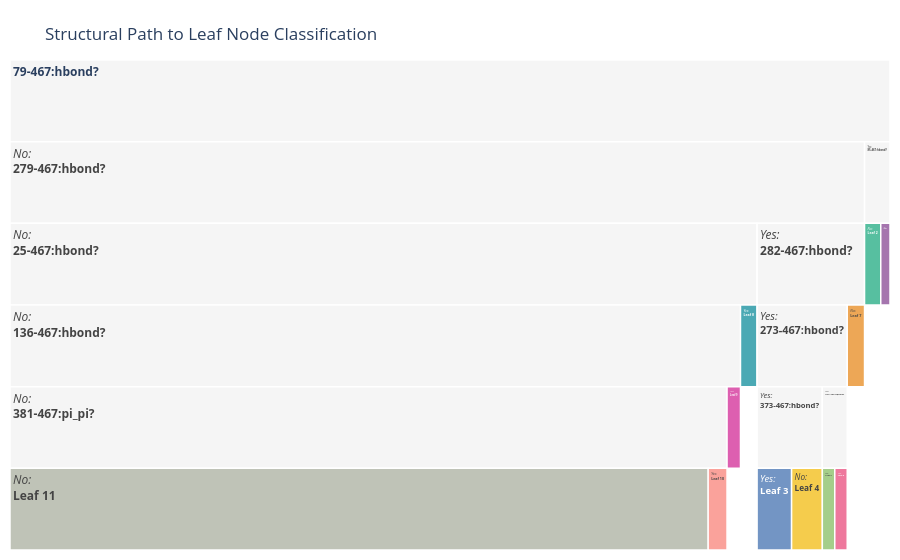

Notebook cell for this chart:
### Markdown cell above
#### Tree Visualization

### Code cell
import json
import numpy as np
import plotly.express as px
import plotly.graph_objects as go

# 1. Data Loading
with open('output/tree.json', 'r') as f:
    tree_data = json.load(f)

# 2. Setup Coloring based strictly on leaf_id
# Helper function to scan the JSON and find all unique leaf IDs
def get_all_leaf_ids(node):
    if node.get("leaf"):
        return [node.get("leaf_id")]
    leaves = []
    if "left" in node: leaves.extend(get_all_leaf_ids(node["left"]))
    if "right" in node: leaves.extend(get_all_leaf_ids(node["right"]))
    return leaves

unique_leaves = np.sort(np.unique(get_all_leaf_ids(tree_data)))

colors_palette = px.colors.qualitative.Bold  # High contrast for papers
# Map colors directly to the leaf_id
leaf_color_map = {l: colors_palette[i % len(colors_palette)] for i, l in enumerate(unique_leaves)}

# Clear lists
ids, labels, parents, values, colors = [], [], [], [], []

def parse_node(node, parent_id=None, connection="ROOT"):
    node_id = str(id(node))
    val = node.get("n_frames", 1)

    # Format the Connection Label
    path_info = ""
    if connection == "PRESENT":
        path_info = "<i>Yes:</i><br>"
    elif connection == "ABSENT":
        path_info = "<i>No:</i><br>"

    if not node.get("leaf"):
        raw_rule = node.get("rule", {}).get("name", "Split")
        rule_name = rename_map.get(raw_rule, raw_rule)
        display_label = f"{path_info}<b>{rule_name}?</b>"
        node_color = "rgb(245, 245, 245)"
    else:
        # We are completely ignoring macrostates here. Just using leaf_id.
        leaf_id = node.get("leaf_id")

        # 1-based indexing in the plot cells
        display_label = f"{path_info}<b>Leaf {leaf_id + 1}</b>"
        node_color = leaf_color_map[leaf_id]

    ids.append(node_id)
    labels.append(display_label)
    parents.append(parent_id)
    values.append(val)
    colors.append(node_color)

    if "left" in node:
        parse_node(node["left"], node_id, connection="PRESENT")
    if "right" in node:
        parse_node(node["right"], node_id, connection="ABSENT")

# Parse the tree
parse_node(tree_data)

# 3. Create Icicle Plot
fig = go.Figure()

fig.add_trace(go.Icicle(
    ids=ids,
    labels=labels,
    parents=parents,
    values=values,
    branchvalues="total",
    marker=dict(colors=colors, line=dict(color='white', width=1.5)),
    tiling=dict(orientation='v'),
    pathbar=dict(visible=True)
))

# 4. Final Styling
fig.update_layout(
    title=dict(
        text="Structural Path to Leaf Node Classification",
        y=0.95,
        x=0.05,
        xanchor='left'
    ),
    template="plotly_white",
    xaxis=dict(visible=False),
    yaxis=dict(visible=False),
    showlegend=False,
    margin=dict(t=60, l=10, r=10, b=10),
)

# 5. Show the figure
fig.show(config={'displayModeBar': False})

### Figure 1 — Plotly figure (JSON) as saved in the notebook; plotly's stock layout.template omitted (floating-point values rounded to 4 significant figures)
{"data": [{"branchvalues": "total", "ids": ["139681267553984", "139681345671168", "139681273853568", "139689998458944", "139681273657984", "139681267656256", "139681267656448", "139681267656768", "139681267657280", "139681267657344", "139681267657408", "139681267657600", "139681267657664", "139681267657728", "139681267657792", "139681267657984", "139681267658048", "139681267658240", "139681267658304", "139681267658496", "139681267658560"], "labels": ["<b>79-467:hbond?</b>", "<i>Yes:</i><br><b>85-467:hbond?</b>", "<i>Yes:</i><br><b>Leaf 1</b>", "<i>No:</i><br><b>Leaf 2</b>", "<i>No:</i><br><b>279-467:hbond?</b>", "<i>Yes:</i><br><b>282-467:hbond?</b>", "<i>Yes:</i><br><b>273-467:hbond?</b>", "<i>Yes:</i><br><b>373-467:hbond?</b>", "<i>Yes:</i><br><b>Leaf 3</b>", "<i>No:</i><br><b>Leaf 4</b>", "<i>No:</i><br><b>274-467:hbond?</b>", "<i>Yes:</i><br><b>Leaf 5</b>", "<i>No:</i><br><b>Leaf 6</b>", "<i>No:</i><br><b>Leaf 7</b>", "<i>No:</i><br><b>25-467:hbond?</b>", "<i>Yes:</i><br><b>Leaf 8</b>", "<i>No:</i><br><b>136-467:hbond?</b>", "<i>Yes:</i><br><b>Leaf 9</b>", "<i>No:</i><br><b>381-467:pi_pi?</b>", "<i>Yes:</i><br><b>Leaf 10</b>", "<i>No:</i><br><b>Leaf 11</b>"], "marker": {"colors": ["rgb(245, 245, 245)", "rgb(245, 245, 245)", "rgb(127, 60, 141)", "rgb(17, 165, 121)", "rgb(245, 245, 245)", "rgb(245, 245, 245)", "rgb(245, 245, 245)", "rgb(245, 245, 245)", "rgb(57, 105, 172)", "rgb(242, 183, 1)", "rgb(245, 245, 245)", "rgb(231, 63, 116)", "rgb(128, 186, 90)", "rgb(230, 131, 16)", "rgb(245, 245, 245)", "rgb(0, 134, 149)", "rgb(245, 245, 245)", "rgb(207, 28, 144)", "rgb(245, 245, 245)", "rgb(249, 123, 114)", "rgb(165, 170, 153)"], "line": {"color": "white", "width": 1.5}}, "parents": [null, "139681267553984", "139681345671168", "139681345671168", "139681267553984", "139681273657984", "139681267656256", "139681267656448", "139681267656768", "139681267656768", "139681267656448", "139681267657408", "139681267657408", "139681267656256", "139681273657984", "139681267657792", "139681267657792", "139681267658048", "139681267658048", "139681267658304", "139681267658304"], "pathbar": {"visible": true}, "tiling": {"orientation": "v"}, "values": [60000, 1736, 630, 1106, 58264, 7327, 6147, 4448, 2353, 2095, 1699, 849, 850, 1180, 50937, 1131, 49806, 917, 48889, 1288, 47601], "type": "icicle"}], "layout": {"title": {"text": "Structural Path to Leaf Node Classification", "y": 0.95, "x": 0.05, "xanchor": "left"}, "xaxis": {"visible": false}, "yaxis": {"visible": false}, "margin": {"t": 60, "l": 10, "r": 10, "b": 10}, "showlegend": false}}
